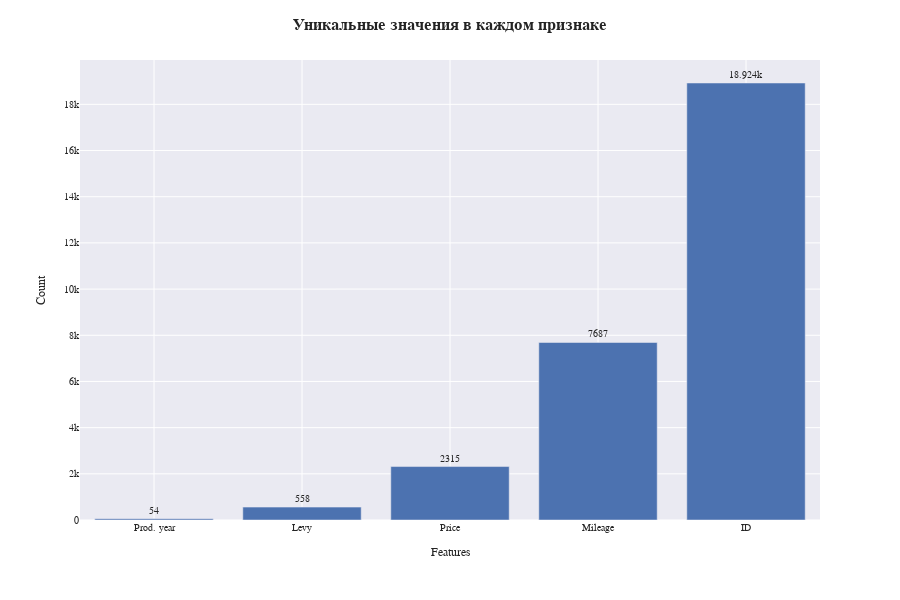

Source (notebook cell):
### Markdown cell above
**Все хорошо**, теперь можно рассмотреть количество уникальных значений в каждом из признаков. Это поможет точнее выбрать тип для приведения.

### Code cell
uniq_val = df.select_dtypes(include="number").nunique().sort_values()

fig = px.bar(
    x=uniq_val.index,
    y=uniq_val.values,
    labels={"x": "Features", "y": "Count"},
    template="seaborn",
)

fig.update_layout(xaxis_tickangle=0, height=600, showlegend=False, font=dict(family="Arial", size=10), title=dict(
        text="Уникальные значения в каждом признаке",
        font=dict(
            family="Arial",
            size=16,
            weight="bold"  # Делает текст жирным
        )
    )
)

fig.update_traces(texttemplate="%{y}", textposition="outside")

fig.show()

### Figure 1 — Plotly figure (JSON) as saved in the notebook; plotly's stock layout.template omitted (floating-point values rounded to 4 significant figures)
{"data": [{"hovertemplate": "Features=%{x}<br>Count=%{y}<extra></extra>", "legendgroup": "", "marker": {"color": "rgb(76,114,176)", "pattern": {"shape": ""}}, "name": "", "orientation": "v", "showlegend": false, "textposition": "outside", "texttemplate": "%{y}", "type": "bar", "x": ["Prod. year", "Levy", "Price", "Mileage", "ID"], "xaxis": "x", "y": [54, 558, 2315, 7687, 18924], "yaxis": "y"}], "layout": {"barmode": "relative", "font": {"family": "Arial", "size": 10}, "height": 600, "legend": {"tracegroupgap": 0}, "margin": {"t": 60}, "showlegend": false, "title": {"font": {"family": "Arial", "size": 16, "weight": "bold"}, "text": "Уникальные значения в каждом признаке"}, "xaxis": {"anchor": "y", "domain": [0, 1], "tickangle": 0, "title": {"text": "Features"}}, "yaxis": {"anchor": "x", "domain": [0, 1], "title": {"text": "Count"}}}}
